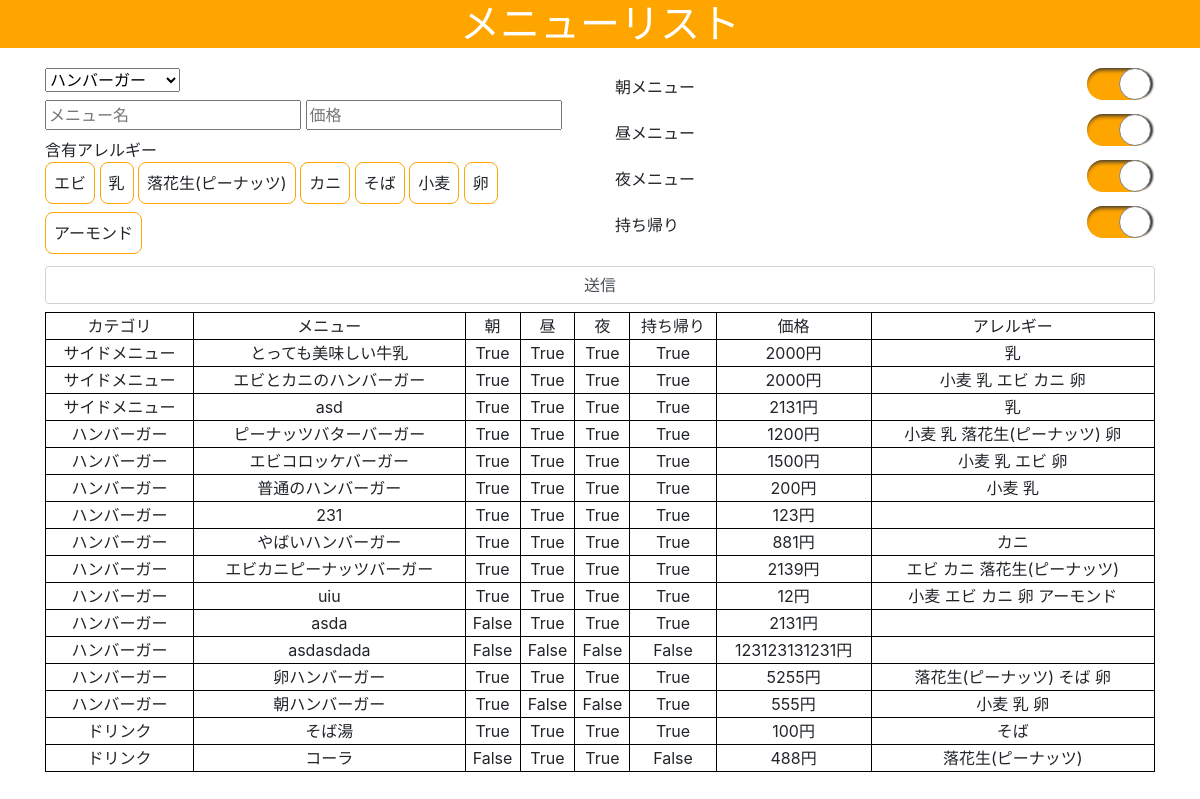
The page / on the database its author committed.
### menulist/models.py (models this page shows, shortened)
class Allergy(models.Model):
    class Meta:
        db_table    = "allergy"
    id          = models.UUIDField(primary_key=True, default=uuid.uuid4, editable=False)
    name        = models.CharField(verbose_name="アレルギー名",max_length=10)
    def __str__(self):
        return self.name

class Menu(models.Model):
    class Meta:
        db_table    = "menu"
    category    = models.ForeignKey(Category,verbose_name="カテゴリ名",on_delete=models.PROTECT)
    name        = models.CharField(verbose_name="品名",max_length=20)
    breakfast   = models.BooleanField(verbose_name="朝メニュー",default=True)
    lunch       = models.BooleanField(verbose_name="昼メニュー",default=True)
    dinner      = models.BooleanField(verbose_name="夜メニュー",default=True)
    takeout     = models.BooleanField(verbose_name="テイクアウト",default=True)
    price       = models.IntegerField(verbose_name="価格")
    allergy     = models.ManyToManyField(Allergy,verbose_name="含むアレルギー",blank=True)

class Category(models.Model):
    class Meta:
        db_table    = "category"
    id          = models.UUIDField(primary_key=True, default=uuid.uuid4, editable=False)
    name        = models.CharField(verbose_name="カテゴリ名",max_length=10)
    def __str__(self):
        return self.name

### menulist/views.py (the view, shortened to what this page needs)
class MenuView(View):
    def get(self, request, *args, **kwargs):
        cates   = Category.objects.all()
        alles   = Allergy.objects.all()
        data    = Menu.objects.order_by("category")
        context = { "data":data,
                    "cates":cates,
                    "alles":alles }
        return render(request,"menulist/index.html",context)

### templates/menulist/index.html (shortened to what this page needs)
{% load static %}
<!DOCTYPE html>
<html lang="ja">
<head>
    <link rel="stylesheet" href="https://stackpath.bootstrapcdn.com/bootstrap/4.4.1/css/bootstrap.min.css">
    <link rel="stylesheet" href="https://use.fontawesome.com/releases/v5.1.0/css/all.css">
    <link rel="stylesheet" href="{% static 'menulist/css/style.css' %}">
</head>
<body>
    <h1 class="text-center text-white" style="background:orange;">メニューリスト</h1>
    <main class="container">
        <form action="" method="POST" class="py-2">
            <div class="row">
                <div class="col-sm-6">
                    <div class="py-1">
                        <select name="category">
                            {% for cate in cates %}
                            <option value="{{ cate.id }}">{{ cate.name }}</option>
                            {% endfor %}
                        </select>
                    </div>
                    <div class="py-1">
                        <input type="text" name="name" placeholder="メニュー名" required>
                        <input type="number" name="price" placeholder="価格" required>
                    </div>
                    <div class="py-1">
                        <div>含有アレルギー</div>
                        {% for alle in alles %}
                        <label class="surround_label" for="{{ alle.id }}">{{ alle.name }}</label>
                        {% endfor %}
                    </div>
                </div>
                <div class="col-sm-6">
                    <div class="row align-items-center">
                        <div class="col-6">朝メニュー</div><div class="col-6 text-right"><input id="breakfast" class="input_chk" type="checkbox" name="breakfast" checked><label class="chk_label" for="breakfast"></label></div>
                        <div class="col-6">昼メニュー</div><div class="col-6 text-right"><input id="lunch"     class="input_chk" type="checkbox" name="lunch"     checked><label class="chk_label" for="lunch"    ></label></div>
                        <div class="col-6">夜メニュー</div><div class="col-6 text-right"><input id="dinner"    class="input_chk" type="checkbox" name="dinner"    checked><label class="chk_label" for="dinner"   ></label></div>
                        <div class="col-6">持ち帰り</div><div class="col-6   text-right"><input id="takeout"   class="input_chk" type="checkbox" name="takeout"   checked><label class="chk_label" for="takeout"  ></label></div>
                    </div>
                </div>
            </div>
            <input class="form-control" type="submit" value="送信">
        </form>
        <table>
            <thead>
                <tr>
                    <td>カテゴリ</td>
                    <td>メニュー</td>
                    <td>朝</td>
                    <td>昼</td>
                    <td>夜</td>
                    <td>持ち帰り</td>
                    <td>価格</td>
                    <td>アレルギー</td>
                </tr>
            </thead>
            <tbody>
                {% for content in data %}
                <tr>
                    <td>{{ content.category }}</td>
                    <td>{{ content.name }}</td>
                    <td>{{ content.breakfast }}</td>
                    <td>{{ content.lunch }}</td>
                    <td>{{ content.dinner }}</td>
                    <td>{{ content.takeout }}</td>
                    <td>{{ content.price }}円</td>
                    <td>{% for allergy in content.allergy.all %}{{ allergy }} {% endfor %}</td>
                </tr>
                {% endfor %}
            </tbody>
        </table>
    </main>
</body>
</html>

### static/menulist/css/style.css (style rules this page uses)
table { width:100%; }
td { border:solid 0.1rem black; text-align:center; }
.chk_label { display:inline-block; position:relative; width:4rem; height:2rem; margin:0.25rem; border-radius:1rem; background:darkgray; transition:0.2s; cursor:pointer; box-shadow:0 4px 4px -2px #333 inset; }
.chk_label:before { content:""; position:absolute; top:0; left:0; width:50%; height:100%; border:1px solid gray; border-radius:1rem; background:white; transition:0.2s; box-shadow:4px 0 2px -2px #333; }
input[type="checkbox"].input_chk:checked + label.chk_label { background:orange; }
input[type="checkbox"].input_chk:checked + label.chk_label:before { left:50%; }
.surround_label { display:inline-block; position:relative; padding:0.5rem; border:solid 1px orange; border-radius:0.5rem; cursor:pointer; transition:0.2s; }

### rows shown on the page
Allergy: name "エビ"
Allergy: name "乳"
Allergy: name "落花生(ピーナッツ)"
Allergy: name "カニ"
Allergy: name "そば"
Allergy: name "小麦"
Allergy: name "卵"
Allergy: name "アーモンド"
Menu: category "サイドメニュー", name "とっても美味しい牛乳", breakfast "True", lunch "True", dinner "True", takeout "True", price "2000"
Menu: category "サイドメニュー", name "エビとカニのハンバーガー", breakfast "True", lunch "True", dinner "True", takeout "True", price "2000"
Menu: category "サイドメニュー", name "asd", breakfast "True", lunch "True", dinner "True", takeout "True", price "2131"
Menu: category "ハンバーガー", name "ピーナッツバターバーガー", breakfast "True", lunch "True", dinner "True", takeout "True", price "1200"
Menu: category "ハンバーガー", name "エビコロッケバーガー", breakfast "True", lunch "True", dinner "True", takeout "True", price "1500"
Menu: category "ハンバーガー", name "普通のハンバーガー", breakfast "True", lunch "True", dinner "True", takeout "True", price "200"
Menu: category "ハンバーガー", name "231", breakfast "True", lunch "True", dinner "True", takeout "True", price "123"
Menu: category "ハンバーガー", name "やばいハンバーガー", breakfast "True", lunch "True", dinner "True", takeout "True", price "881"
Menu: category "ハンバーガー", name "エビカニピーナッツバーガー", breakfast "True", lunch "True", dinner "True", takeout "True", price "2139"
Menu: category "ハンバーガー", name "uiu", breakfast "True", lunch "True", dinner "True", takeout "True", price "12"
Menu: category "ハンバーガー", name "asda", breakfast "False", lunch "True", dinner "True", takeout "True", price "2131"
Menu: category "ハンバーガー", name "asdasdada", breakfast "False", lunch "False", dinner "False", takeout "False", price "123123131231"
Menu: category "ハンバーガー", name "卵ハンバーガー", breakfast "True", lunch "True", dinner "True", takeout "True", price "5255"
Menu: category "ハンバーガー", name "朝ハンバーガー", breakfast "True", lunch "False", dinner "False", takeout "True", price "555"
Menu: category "ドリンク", name "そば湯", breakfast "True", lunch "True", dinner "True", takeout "True", price "100"
Menu: category "ドリンク", name "コーラ", breakfast "False", lunch "True", dinner "True", takeout "False", price "488"

### other values the page prints
form field category "ハンバーガー"
